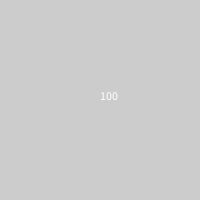
Frame 1 (no input)
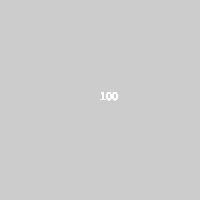
Frame 60 (the mouse pressed at the canvas centre just before this capture)
Frame 120 (the mouse held since frame 60 and released just before this capture): identical to frame 60, image omitted

The Processing sketch that drew these frames (run headless with seeded random() and noise(); from frame 60 on, the mouse is pressed at the canvas centre):

// Processing sketch: smag_test
// ── smag_test.pde
void setup(){
  size(200,200);
}

void draw (){
  text(100,100,100);
  
}
